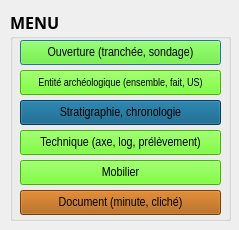
<?xml version="1.0" encoding="UTF-8"?>
<ui version="4.0">
 <class>Dialog</class>
 <widget class="QDialog" name="Dialog">
  <property name="geometry">
   <rect>
    <x>0</x>
    <y>0</y>
    <width>239</width>
    <height>230</height>
   </rect>
  </property>
  <property name="windowTitle">
   <string>Dialog</string>
  </property>
  <widget class="QGroupBox" name="groupBox">
   <property name="geometry">
    <rect>
     <x>10</x>
     <y>10</y>
     <width>221</width>
     <height>211</height>
    </rect>
   </property>
   <property name="font">
    <font>
     <family>Arial Black</family>
     <pointsize>12</pointsize>
     <weight>75</weight>
     <bold>true</bold>
    </font>
   </property>
   <property name="title">
    <string>MENU</string>
   </property>
   <widget class="QPushButton" name="ouverture_bouton">
    <property name="geometry">
     <rect>
      <x>10</x>
      <y>30</y>
      <width>201</width>
      <height>25</height>
     </rect>
    </property>
    <property name="font">
     <font>
      <family>Arial Narrow</family>
      <pointsize>10</pointsize>
      <weight>50</weight>
      <bold>false</bold>
     </font>
    </property>
    <property name="styleSheet">
     <string notr="true">background-color: rgb(85, 255, 0);</string>
    </property>
    <property name="text">
     <string>Ouverture (tranchée, sondage)</string>
    </property>
   </widget>
   <widget class="QPushButton" name="Archeo_bouton">
    <property name="geometry">
     <rect>
      <x>10</x>
      <y>60</y>
      <width>201</width>
      <height>25</height>
     </rect>
    </property>
    <property name="font">
     <font>
      <family>Arial Narrow</family>
      <pointsize>8</pointsize>
      <weight>50</weight>
      <bold>false</bold>
     </font>
    </property>
    <property name="autoFillBackground">
     <bool>false</bool>
    </property>
    <property name="styleSheet">
     <string notr="true">background-color: rgb(85, 255, 0);</string>
    </property>
    <property name="text">
     <string>Entité archéologique (ensemble, fait, US)</string>
    </property>
   </widget>
   <widget class="QPushButton" name="technique_bouton">
    <property name="geometry">
     <rect>
      <x>10</x>
      <y>120</y>
      <width>201</width>
      <height>25</height>
     </rect>
    </property>
    <property name="font">
     <font>
      <family>Arial Narrow</family>
      <pointsize>10</pointsize>
      <weight>50</weight>
      <bold>false</bold>
     </font>
    </property>
    <property name="styleSheet">
     <string notr="true">background-color: rgb(85, 255, 0);</string>
    </property>
    <property name="text">
     <string>Technique (axe, log, prélèvement)</string>
    </property>
   </widget>
   <widget class="QPushButton" name="Mobilier_bouton">
    <property name="geometry">
     <rect>
      <x>10</x>
      <y>150</y>
      <width>201</width>
      <height>25</height>
     </rect>
    </property>
    <property name="font">
     <font>
      <family>Arial Narrow</family>
      <pointsize>10</pointsize>
      <weight>50</weight>
      <bold>false</bold>
     </font>
    </property>
    <property name="styleSheet">
     <string notr="true">background-color: rgb(85, 255, 0);</string>
    </property>
    <property name="text">
     <string>Mobilier</string>
    </property>
   </widget>
   <widget class="QPushButton" name="strati_bouton">
    <property name="geometry">
     <rect>
      <x>10</x>
      <y>90</y>
      <width>201</width>
      <height>25</height>
     </rect>
    </property>
    <property name="font">
     <font>
      <family>Arial Narrow</family>
      <pointsize>10</pointsize>
      <weight>50</weight>
      <bold>false</bold>
     </font>
    </property>
    <property name="styleSheet">
     <string notr="true">background-color: rgb(0, 85, 127);</string>
    </property>
    <property name="text">
     <string>Stratigraphie, chronologie</string>
    </property>
   </widget>
   <widget class="QPushButton" name="doc_bouton">
    <property name="geometry">
     <rect>
      <x>10</x>
      <y>180</y>
      <width>201</width>
      <height>25</height>
     </rect>
    </property>
    <property name="font">
     <font>
      <family>Arial Narrow</family>
      <pointsize>10</pointsize>
      <weight>50</weight>
      <bold>false</bold>
     </font>
    </property>
    <property name="styleSheet">
     <string notr="true">background-color: rgb(170, 85, 0);</string>
    </property>
    <property name="text">
     <string>Document (minute, cliché)</string>
    </property>
   </widget>
  </widget>
 </widget>
 <resources/>
 <connections/>
</ui>
